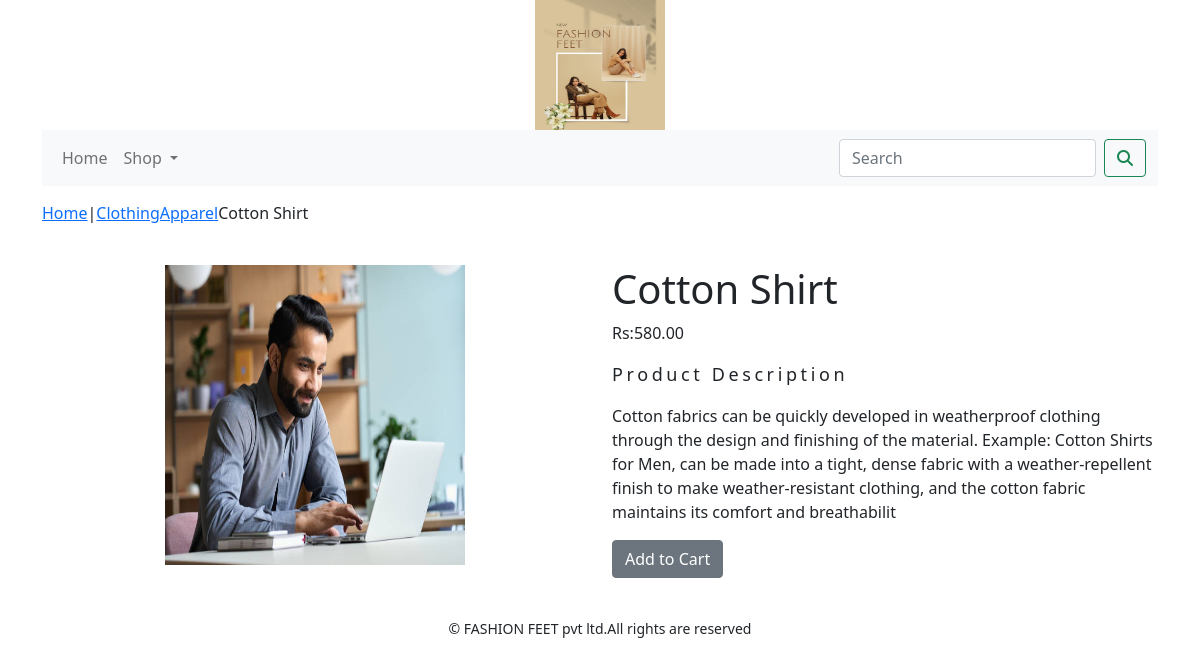
The page /shop/clothingapparel/cotton-shirt/ on the database its author committed.
### shop/models.py (models this page shows, shortened)
class Product(models.Model):
    name=models.CharField(max_length=250,unique=True)
    slug=models.SlugField(max_length=250,unique=True)
    description=models.TextField(blank=True)
    price=models.DecimalField(max_digits=10,decimal_places=2)
    category=models.ForeignKey(Category,on_delete=models.CASCADE)
    image=models.ImageField(upload_to='product',blank=True)
    stock=models.IntegerField()
    available=models.BooleanField(default=True)
    created=models.DateTimeField(auto_now_add=True)
    updated=models.DateTimeField(auto_now=True)
    class Meta:
        ordering=('name',)
        verbose_name='product'
        verbose_name_plural='products'

class Category(models.Model):
    name=models.CharField(max_length=250,unique=True)
    slug=models.SlugField(max_length=250,unique=True)
    description=models.TextField(blank=True)
    image=models.ImageField(upload_to='category',blank=True)
    class Meta:
        ordering=('name',)
        verbose_name='category'
        verbose_name_plural='categories'
    def get_url(self):
        return reverse('shop:products_by_category',args=[self.slug])
    def __str__(self):
        return '{}'. format(self.name)

### shop/views.py (the view)
# urls.py: path('<slug:c_slug>/<slug:product_slug>/',views.proDetail,name='prodCatdetail'),
def proDetail(request,c_slug,product_slug):
    try:
        product=Product.objects.get(category__slug=c_slug,slug=product_slug)
    except Exception as e:
        raise e
    return render(request,'product.html',{'product':product})

### cart/context_processors.py (called while the page is built)
def counter(request):
    item_count=0
    if 'admin' in request.path:
        return {}
    else:
        try:
            cart=Cart.objects.filter(cart_id=_cart_id(request))
            car_items=CartItem.objects.all().filter(cart=cart[:1])
            for cart_item in car_items:
                item_count += cart_item.quantity
        except Cart.DoesNotExist:
            item_count=0
    return dict(item_count=item_count)

### cart/views.py (called while the page is built)
def _cart_id (request):
    cart=request.session.session_key
    if not cart:
        cart=request.session.create()
    return cart

### shop/context_processors.py (called while the page is built)
def menu_links(request):
    links=Category.objects.all()
    return dict(links=links)

### template/product.html (shortened to what this page needs)
{% extends 'base.html' %}
{% load static %}
{% block content %}
        <div class="row my_prod_row_class">
          <div class="mx-auto">
            <p><a href="{% url 'shop:allProdCat' %}">Home</a>|<a href="{{product.category.get_url}}">{{product.category}}</a>{{product.name}}</p>
          </div>
     <div class="container">
         <br>
         <div class=row>
             <div class="col-12 col-sm-12 col-md-12 col-lg-6 text-center ">
                 <div style="min-width:18rem">
         <img src ="{{product.image.url}} " alt="{{product.name}}" style="width:300px;height:300px;" >
     </div>
</div>
<div class="col-12 col-sm-12 col-md-12 col-lg-6 ">
<div>
    <h1 class="my_prod_title">{{product.name}}</h1>
    <p>Rs:{{product.price}}</p>
    <p class="my_title">Product Description</p>
    <p class="text-justify my_rod_text">{{product.description}}</p>
     {% if product.stock <= 0 %}
    <p class="text-justify my_rod_text"><b>Out of Stock</b></p>
    {% else %}
         <a class="btn btn-secondary" href="{% url 'cart:add_cart' product.id %}">Add to Cart</a>
       {% endif %}
       </div>
     </div>
        </div>
</div>
</div>
{% endblock %}

### static/css/custom.css (style rules this page uses)
body { font-family:'Roboto',sans-serif; }
.my_title { font-size:18px; text_transform:uppercase; letter-spacing:.2em; }
.my_prod_row_class { padding-top:15px; padding-bottom:20px; }
.my_prod_row_class .mx-auto { color:#000 font-size:12px; text-decoration:none; }

### rows shown on the page
Product: category "ClothingApparel", name "Cotton Shirt", image (picture), price "580.00", description "Cotton fabrics can be quickly developed in weatherproof clothing through the design and finishing of the material. Example: Cotton Shirts for Men, can be made into a tight, dense fabric with a weather-repellent finish to make weather-resistant clothing, and the cotton fabric maintains its comfort and breathabilit"
